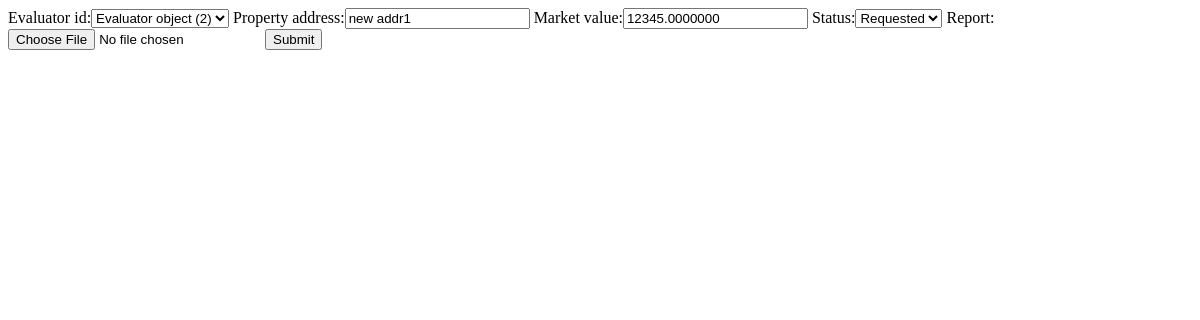
The app's page /report/report/4/, older data.
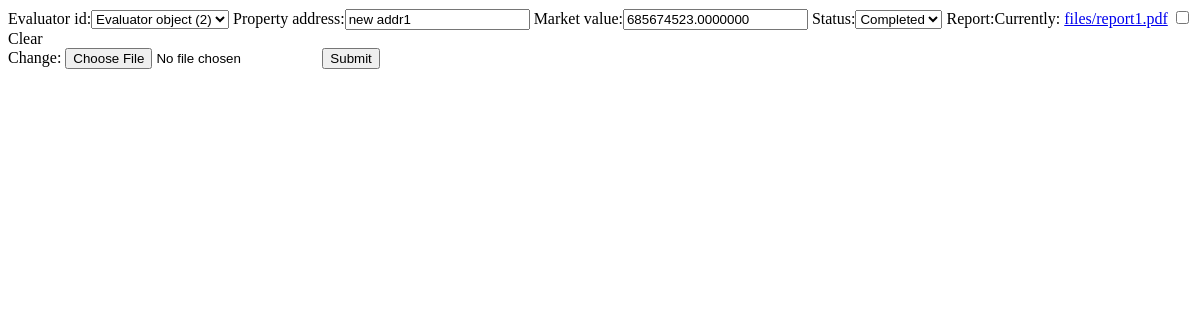
The same page, newer data.
### report/models.py (models this page shows)
class Report(models.Model):
	evaluator_id = models.ForeignKey(Evaluator, on_delete=models.CASCADE)
	property_address = models.CharField(max_length = 200)
	market_value = models.DecimalField(max_digits=200, decimal_places=7, null=True, blank=True)
	EXTENSIONS = [validators.FileExtensionValidator(allowed_extensions=['pdf'])]
	report = models.FileField(upload_to='files/', validators=EXTENSIONS, blank=True, null=True)
	VALID_STATUSES = (
		('Completed', 'Completed'),
		('Requested', 'Requested'),
	)
	status = models.CharField(choices=VALID_STATUSES, max_length=50, default='Requested')

### report/views.py (the view)
# urls.py: path('report/<int:report_id>/', views.report_update, name = 'report_update'),
def report_update(request, report_id):
	try:
		report = Report.objects.get(pk=report_id)
	except Report.DoesNotExist:
		raise Http404("Report does not exist")
	if request.method == 'POST':
		form = ReportCompleteForm(request.POST, request.FILES, instance=report)
		if form.is_valid():
			form.save()
			return HttpResponseRedirect('/report/report/list/')
		else:
			raise ValidationError("Form has an invalid input")
	else:
		form = ReportCompleteForm(instance=report)
		context = {
			'report' : report,
			'form' : form
		}
		return render(request, 'report/report_update.html', context)

### report/forms.py
class ReportCompleteForm(ModelForm):
	class Meta:
		model = Report
		fields = ['evaluator_id', 'property_address', 'market_value', 'status', 'report']

### report/templates/report/report_update.html (shortened to what this page needs)
<form action="/report/report/{{ report.id }}/" method="post" enctype="multipart/form-data">
    {{ form }}
    <input type="submit" value="Submit" />
</form>

Row changes from the older to the newer data that the page shows:
changed Report "Evaluator object (2)": market_value "12345.0000000" → "685674523.0000000"; status "Requested" → "Completed"
Text that changed along with them:
form field form: (not shown) → "☐"
text no longer shown: "Evaluator id: Property address: Market value: Status: Report:"
text now shown: "Evaluator id: Property address: Market value: Status: Report: Currently: files/report1.pdf Clear Change:"
